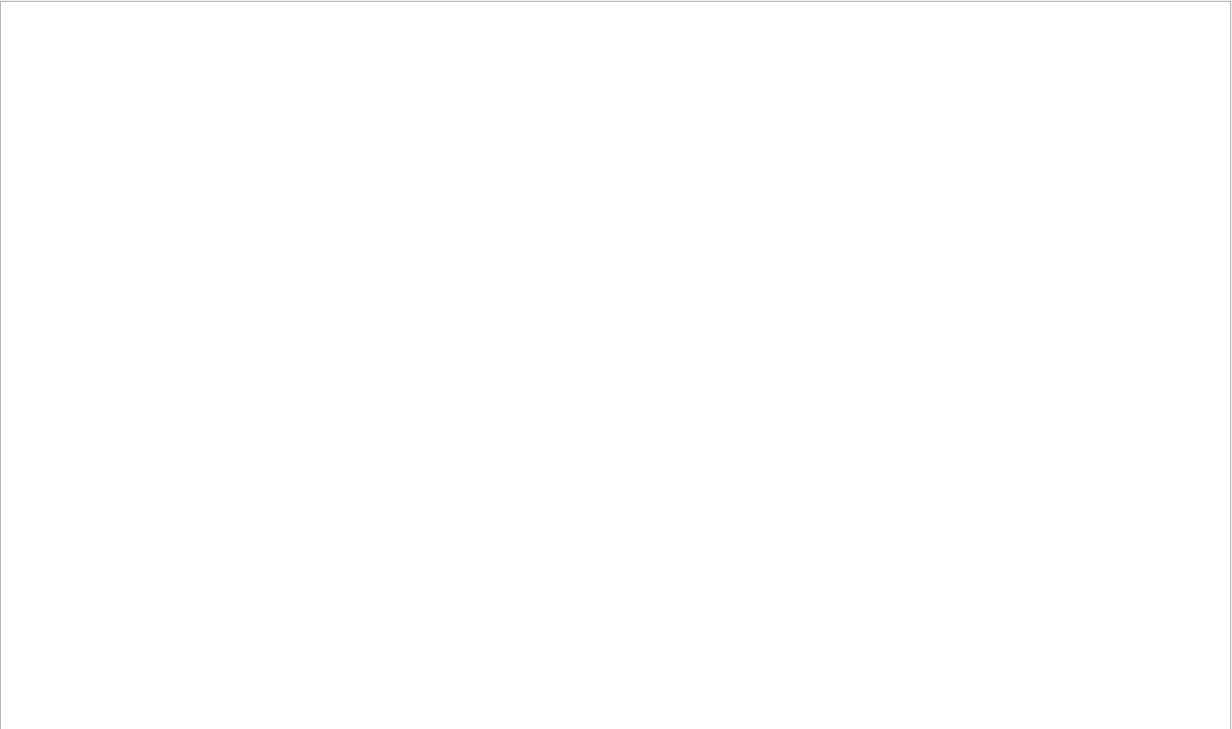
<?xml version="1.0" encoding="UTF-8"?>
<ui version="4.0">
 <class>linearDialog</class>
 <widget class="QDialog" name="linearDialog">
  <property name="geometry">
   <rect>
    <x>0</x>
    <y>0</y>
    <width>1232</width>
    <height>729</height>
   </rect>
  </property>
  <property name="windowTitle">
   <string>Dialog</string>
  </property>
  <widget class="QChartView" name="graphicsView">
   <property name="geometry">
    <rect>
     <x>0</x>
     <y>1</y>
     <width>1231</width>
     <height>731</height>
    </rect>
   </property>
  </widget>
 </widget>
 <customwidgets>
  <customwidget>
   <class>QChartView</class>
   <extends>QGraphicsView</extends>
   <header location="global">qchartview.h</header>
  </customwidget>
 </customwidgets>
 <resources/>
 <connections/>
</ui>
